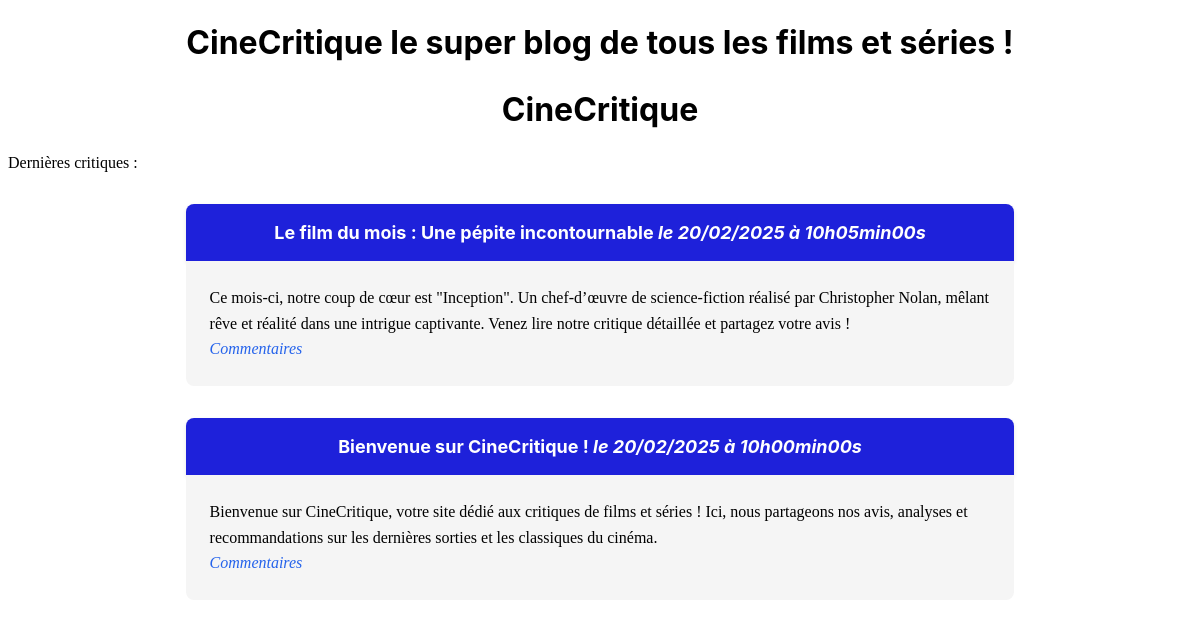
/blog/index.php, run on the app's committed database.
### tables this page shows
CREATE TABLE `posts` (
  `id` int(11) NOT NULL,
  `title` varchar(255) NOT NULL,
  `content` text NOT NULL,
  `creation_date` datetime NOT NULL
);

### blog/src/controllers/homepage.php (called while the page is built)
<?php
require_once('src/model.php');
function homepage() {
$posts = getPosts(); require('templates/homepage.php');
}

### blog/src/model.php (called while the page is built, shortened)
<?php
function getPosts() {
    try {
        $database = new PDO('mysql:host=localhost;dbname=blog;charset=utf8', 'root', '');
    } catch(Exception $e) {
        die('Erreur : '.$e->getMessage());
    }
    $statement = $database->query(
        "SELECT id, title, content, DATE_FORMAT(creation_date, '%d/%m/%Y à %Hh%imin%ss') AS french_creation_date FROM posts ORDER BY creation_date DESC LIMIT 0, 5"
    );
    $posts = [];
    while (($row = $statement->fetch())) {
        $post = [
            'title' => $row['title'],
            'french_creation_date' => $row['french_creation_date'],
            'content' => $row['content'],
        ];
        $posts[] = $post;
    }
    return $posts;
}

### blog/templates/homepage.php (the view, shortened to what this page needs)
<!DOCTYPE html>
<html>
    <head>
        <link href="style.css" rel="stylesheet" />
    </head>
    <body>
        <h1>CineCritique le super blog de tous les films et séries !</h1>
<h1>CineCritique</h1>
<p>Dernières critiques :</p>
<?php
foreach ($posts as $post) {
?>
<div class="news">
<h3>
<?= htmlspecialchars($post['title']); ?>
<em>le <?= $post['french_creation_date']; ?></em>
</h3>
<p>
<?= nl2br(htmlspecialchars($post['content'])); ?>
<br />
<em><a href="C:\xampp\htdocs\affichez-commentaires\blog\affichepost.php?id=<?= urlencode($post['identifier']) ?>">Commentaires</a></em>
</p>
</div>
<?php
}
?>
<?php require('layout.php') ?>
    </body>
</html>

### blog/style.css (style rules this page uses)
h1, h3 { text-align: center; font-family: 'Inter', sans-serif; line-height: 1.4; }
h3 { background-color: #1e21da; color: #ffffff; font-size: 1.125rem; margin-bottom: 0; padding: 1rem; border-radius: 8px 8px 0 0; box-shadow: 0 2px 4px rgba(0, 0, 0, 0.1); }
.news { width: 70%; max-width: 1200px; margin: 2rem auto; }
.news p { background-color: #f5f5f5; margin-top: 0; padding: 1.5rem; border-radius: 0 0 8px 8px; line-height: 1.6; }
a { text-decoration: none; color: #2563eb; transition: color 0.3s ease; }

### data on the page
posts: title "Le film du mois : Une pépite incontournable", french_creation_date "20/02/2025 à 10h05min00s", content "Ce mois-ci, notre coup de cœur est \"Inception\". Un chef-d’œuvre de science-fiction réalisé par Christopher Nolan, mêlant rêve et réalité dans une intrigue captivante. Venez lire notre critique détaillée et partagez votre avis !"
posts: title "Bienvenue sur CineCritique !", french_creation_date "20/02/2025 à 10h00min00s", content "Bienvenue sur CineCritique, votre site dédié aux critiques de films et séries ! Ici, nous partageons nos avis, analyses et recommandations sur les dernières sorties et les classiques du cinéma."
